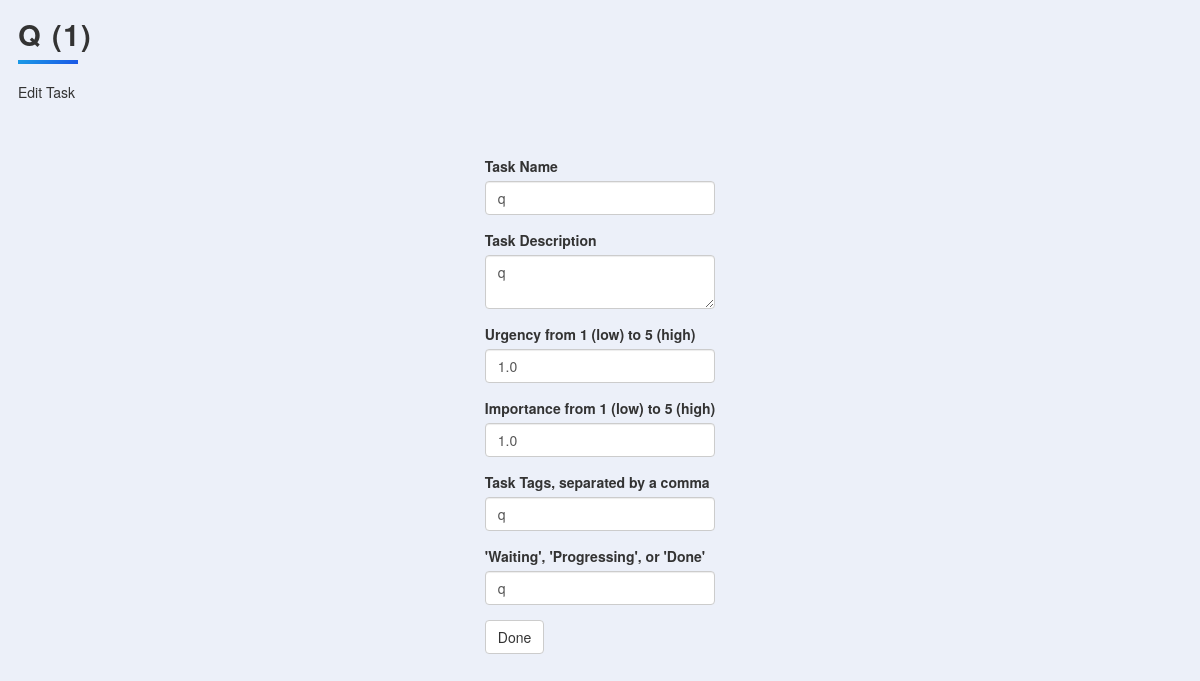
Page /edit/1 on the earlier database version.
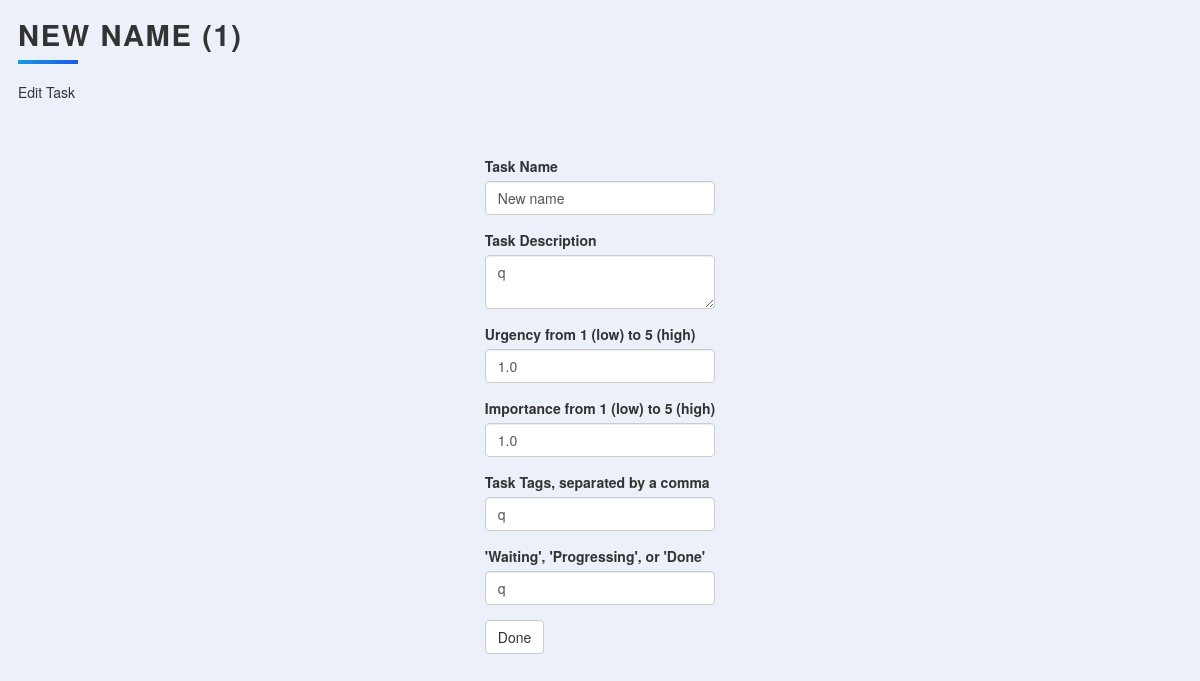
Same page on the later database version.
### main.py (models this page shows, shortened)
class Task(db.Model):
    id = db.Column(db.Integer, primary_key=True)
    title = db.Column(db.String(250), nullable=False)
    description = db.Column(db.String(500), nullable=True)
    urgency = db.Column(db.Float, nullable=True)
    importance = db.Column(db.Float, nullable=True)
    tags = db.Column(db.String(250), nullable=True)
    status = db.Column(db.String(250), nullable=True)

### main.py (the view, shortened to what this page needs)
@app.route("/edit/<int:task_id>", methods=["GET", "POST"])
def show_task(task_id):
    task = Task.query.get(task_id)
    edit_form = TaskForm(
        title=task.title,
        description=task.description,
        urgency=task.urgency,
        importance=task.importance,
        tags=task.tags,
        status=task.status
    )
    return render_template("edit.html", task=task, form=edit_form)

### main.py
class TaskForm(FlaskForm):
    title = StringField("Task Name")
    description = TextAreaField("Task Description")
    urgency = StringField("Urgency from 1 (low) to 5 (high)")
    importance = StringField("Importance from 1 (low) to 5 (high)")
    tags = StringField("Task Tags, separated by a comma")
    status = StringField("'Waiting', 'Progressing', or 'Done'")
    submit = SubmitField("Done")

### templates/edit.html (shortened to what this page needs)
{% extends 'bootstrap/base.html' %}
{% import "bootstrap/wtf.html" as wtf %}
{% block styles %}
  {{ super() }}
  <link rel="stylesheet" href="{{ url_for('static', filename='css/styles.css') }}">
{% endblock %}
{% block content %}
<div class="content">
  <h1 class="heading">{{ task.title }} ({{ task.id }})</h1>
    <p class="description">Edit Task</p>
      {{ wtf.quick_form(form, novalidate=True) }}
  </div>
{% endblock %}

### static/css/styles.css (style rules this page uses)
*, *:before, *:after { box-sizing: border-box; }
html { font-size: 18px; line-height: 1.5; font-weight: 300; color: #333; font-family: "Nunito Sans", sans-serif; }
body { margin: 0; padding: 0; height: 100vh; background-color: #ecf0f9; background-attachment: fixed; }
.content { display: flex; margin: 0 auto; justify-content: center; align-items: center; flex-wrap: wrap; max-width: 1500px; }
.heading { width: 100%; margin-left: 1rem; font-weight: 900; font-size: 1.618rem; text-transform: uppercase; letter-spacing: 0.1ch; line-height: 1; padding-bottom: 0.5em; margin-bottom: 1rem; position: relative; }
.heading:after { display: block; content: ''; position: absolute; width: 60px; height: 4px; background: linear-gradient(135deg, #1a9be6, #1a57e6); bottom: 0; }
.description { width: 100%; margin-top: 0; margin-left: 1rem; margin-bottom: 3rem; }

Differences in the rows shown:
changed Task id 1: title "Q" → "NEW NAME"; title "q" → "New name"
